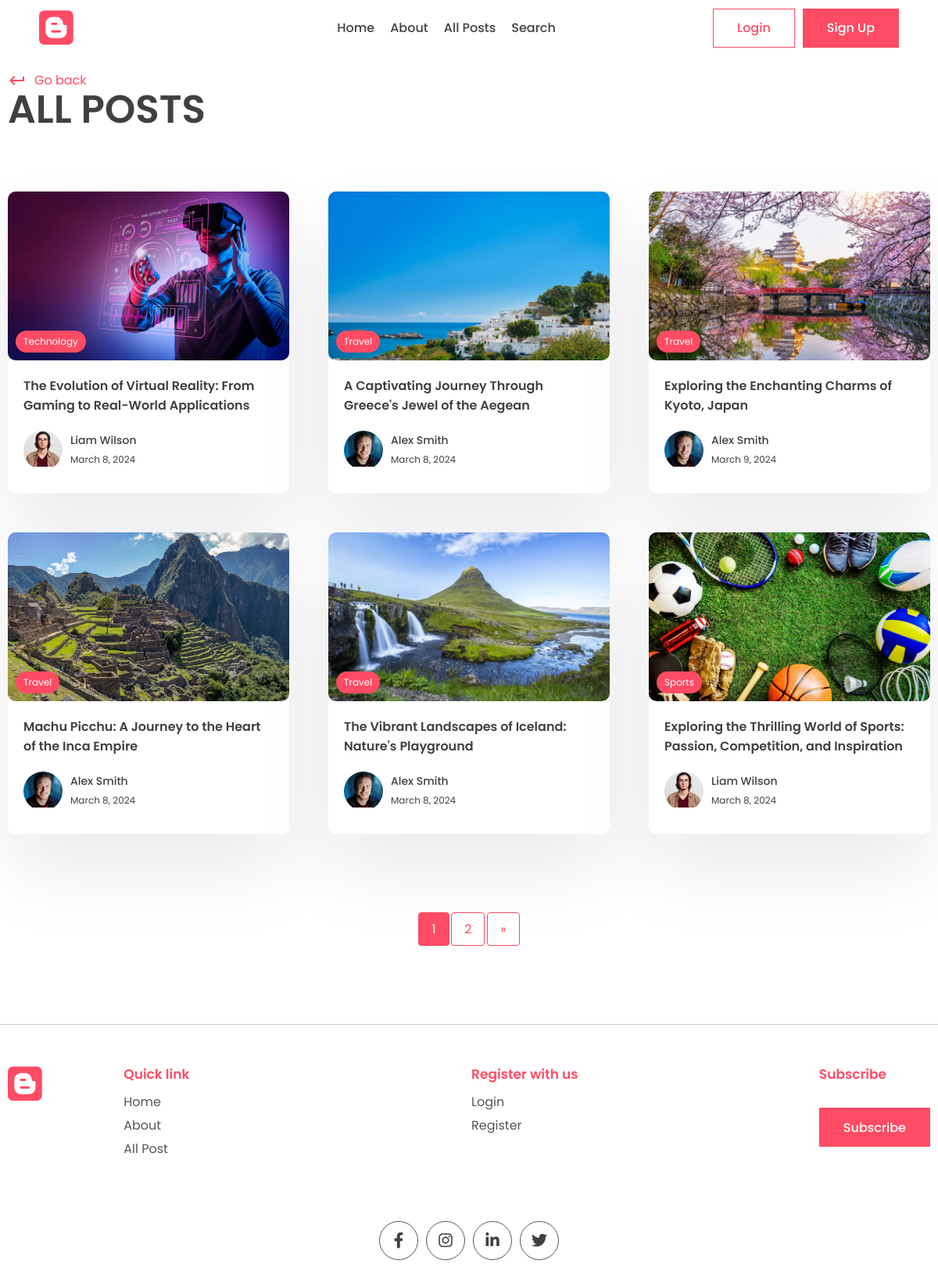
Screenshot of /all_posts/ with the database file from the repository.
### posts/models.py (models this page shows, shortened)
class Post(models.Model):
    title = models.CharField(max_length=200)
    content = models.TextField()
    last_updated = models.DateTimeField(auto_now=True)
    slug = models.SlugField(max_length=200, unique=True)
    image = models.ImageField(null=True, blank=True, upload_to="images/")
    tags = models.ManyToManyField(Tag, blank=True, related_name='post')
    view_count = models.IntegerField(null=True, blank=True)
    is_featured = models.BooleanField(default=False)
    author = models.ForeignKey(User, on_delete=models.CASCADE, null=True, blank=True)
    bookmarks = models.ManyToManyField(User, related_name="bookmarks", default=None, blank=True)
    likes = models.ManyToManyField(User, related_name="likes", default=None, blank=True)

class Tag(models.Model):
    name = models.CharField(max_length=100)
    description = models.CharField(max_length=100)
    slug = models.SlugField(max_length=200, unique=True)

### accounts/models.py (models this page shows, shortened)
class Profile(models.Model):
    user = models.OneToOneField(User, on_delete=models.CASCADE)
    profile_image = models.ImageField(null=True, blank=True, upload_to="images/")
    slug = models.SlugField(max_length=200, unique=True)
    bio = models.CharField(null=True, blank=True, max_length=200)
    def full_name(self):
        return f'{self.user.first_name} {self.user.last_name}'

### blogapp/views.py (the view)
# urls.py: path('all_posts/', views.all_posts, name='all_posts'),
def all_posts(request):
    all_posts = Post.objects.all()
    paginator = Paginator(all_posts, 6)
    page = request.GET.get('page')
    try:
        posts = paginator.page(page)
    except PageNotAnInteger:
        posts = paginator.page(1)
    except EmptyPage:
        posts = paginator.page(paginator.num_pages)
    context = {
        'posts': posts,
    }
    return render(request, 'posts/all_posts.html', context)

### posts/templates/posts/all_posts.html (shortened to what this page needs)
{% extends "base.html" %}
{% load static %}
{% block content %}
    <main>
      <div class="container">
        <div class="page-top">
          <div class="top flex">
            <div class="page-name">
              <a href="#" class="learn" onclick="window.history.back()">
                <span class="material-icons"> keyboard_return </span> Go back
              </a>
              <h1>All Posts</h1>
            </div>
          </div>
        </div>
      </div>
    </main>
    <section class="sp">
      <div class="container">
        <div class="grid">
          {% for post in posts %}
          <a href="{% url "post_page" post.slug %}">
            <div class="card">
              <div class="post-img">
                <img src="{{post.image.url}}" alt="" />
                {% if post.tags.all %}
                <div class="tag">{{ post.tags.all.0.name }}</div>
                {% endif %}
              </div>
              <div class="card-content">
                <h3>{{ post.title }}</h3>
                <div class="author">
                  <div class="profile-pic">
                    {% if post.author.profile.profile_image %}
                    <img src="{{post.author.profile.profile_image.url}}" alt="" />
                    {% else %}
                    <img src="{% static "images/blank-profile.webp" %}" alt="blank Image">
                    {% endif %}
                  </div>
                  <div class="details">
                    <p>{{ post.author.profile.full_name }}</p>
                    <small>{{ post.last_updated|date }}</small>
                  </div>
                </div>
              </div>
            </div>
          </a>
          {% endfor %}
        </div>
      </div>
    </section>
    <div class="container">
      <div class="pagination">
        <span class="current">{{ posts.number }}</span>
        {% if posts.has_next %}
          <a href="?page={{ posts.next_page_number }}">{{ posts.next_page_number }}</a>
          <a href="?page={{ posts.paginator.num_pages }}">&raquo;</a>
        {% endif %}
      </div>
    </div>
{% endblock content %}

### static/style.css (style rules this page uses)
* { margin: 0; padding: 0; box-sizing: border-box; text-decoration: none; border: none; outline: none; list-style: none; font-family: "Poppins", sans-serif; color: var(--black); }
:root { --red: #ff4b64; --dark-red: #dd4455; --black: #404040; --des: #555555; --shadow: #ffffff1a 0px 1px 1px 0px inset, #32325d40 0px 50px 100px -20px, #0000004d 0px 30px 60px -30px; --shadow2: rgba(17, 12, 46, 0.084) 0px 48px 100px 0px; }
html { font-size: 62.5%; }
[class*="grid"] { display: grid; }
img { width: 100%; }
.container { max-width: 1220px; margin: auto; padding: 0 10px; }
p, a { font-size: 1.6rem; color: var(--des); }
.sp { padding: 8rem 0; }
.post-img { height: 40rem; width: 100%; overflow: hidden; border-radius: 1rem; }
.post-img img { height: 100%; object-fit: cover; object-position: center; }
.learn { display: flex; align-items: center; gap: 1rem; color: var(--red); margin-top: 2rem; }
.learn span { color: #ff4b64; }
.card { background: white; box-shadow: var(--shadow2); border-radius: 1rem; cursor: pointer; transition: 0.3s; }
.post-img { position: relative; }
.tag { position: absolute; bottom: 1rem; left: 1rem; background: var(--red); color: white; border-radius: 5rem; padding: 0.5rem 1rem; font-size: 1.2rem; }
.card-content { padding: 2rem; padding-bottom: 3rem; }
.card h3 { font-size: 1.6rem; font-weight: 600; }
.card .post-img { width: 100%; height: unset; aspect-ratio: 1/0.6; }
.author { display: flex; align-items: center; gap: 1rem; margin-top: 2rem; }
.profile-pic { width: 5rem; aspect-ratio: 1/1; border-radius: 50%; overflow: hidden; }
.author p { color: var(--black); font-weight: 500; font-size: 1.4rem; }
.author small { color: var(--black); font-size: 1.2rem; }
.page-name h1 { font-size: 5rem; text-transform: uppercase; font-weight: 600; line-height: 5rem; }
.flex { display: flex; align-items: flex-end; justify-content: space-between; }
.grid { grid-template-columns: repeat(3, 1fr); gap: 5rem; }
.pagination { margin-top: 20px; text-align: center; }
.pagination a { color: var(--red); display: inline-block; padding: 8px 16px; text-decoration: none; transition: background-color 0.3s; border: 1px solid var(--red); border-radius: 4px; }
.pagination .current { display: inline-block; padding: 8px 16px; font-size: 16px; background-color: var(--red); color: white; border: 1px solid var(--red); border-radius: 4px; }

### rows the page displays
Post: image (picture), tags.all.0.name "Technology", title "The Evolution of Virtual Reality: From Gaming to Real-World Applications", author.profile.profile_image (picture), author.profile.full_name "Liam Wilson", last_updated "March 8, 2024"
Post: image (picture), tags.all.0.name "Travel", title "A Captivating Journey Through Greece's Jewel of the Aegean", author.profile.profile_image (picture), author.profile.full_name "Alex Smith", last_updated "March 8, 2024"
Post: image (picture), tags.all.0.name "Travel", title "Exploring the Enchanting Charms of Kyoto, Japan", author.profile.profile_image (picture), author.profile.full_name "Alex Smith", last_updated "March 9, 2024"
Post: image (picture), tags.all.0.name "Travel", title "Machu Picchu: A Journey to the Heart of the Inca Empire", author.profile.profile_image (picture), author.profile.full_name "Alex Smith", last_updated "March 8, 2024"
Post: image (picture), tags.all.0.name "Travel", title "The Vibrant Landscapes of Iceland: Nature's Playground", author.profile.profile_image (picture), author.profile.full_name "Alex Smith", last_updated "March 8, 2024"
Post: image (picture), tags.all.0.name "Sports", title "Exploring the Thrilling World of Sports: Passion, Competition, and Inspiration", author.profile.profile_image (picture), author.profile.full_name "Liam Wilson", last_updated "March 8, 2024"

### other values shown
{{ posts.number }} "1"
{{ posts.next_page_number }} "2"
